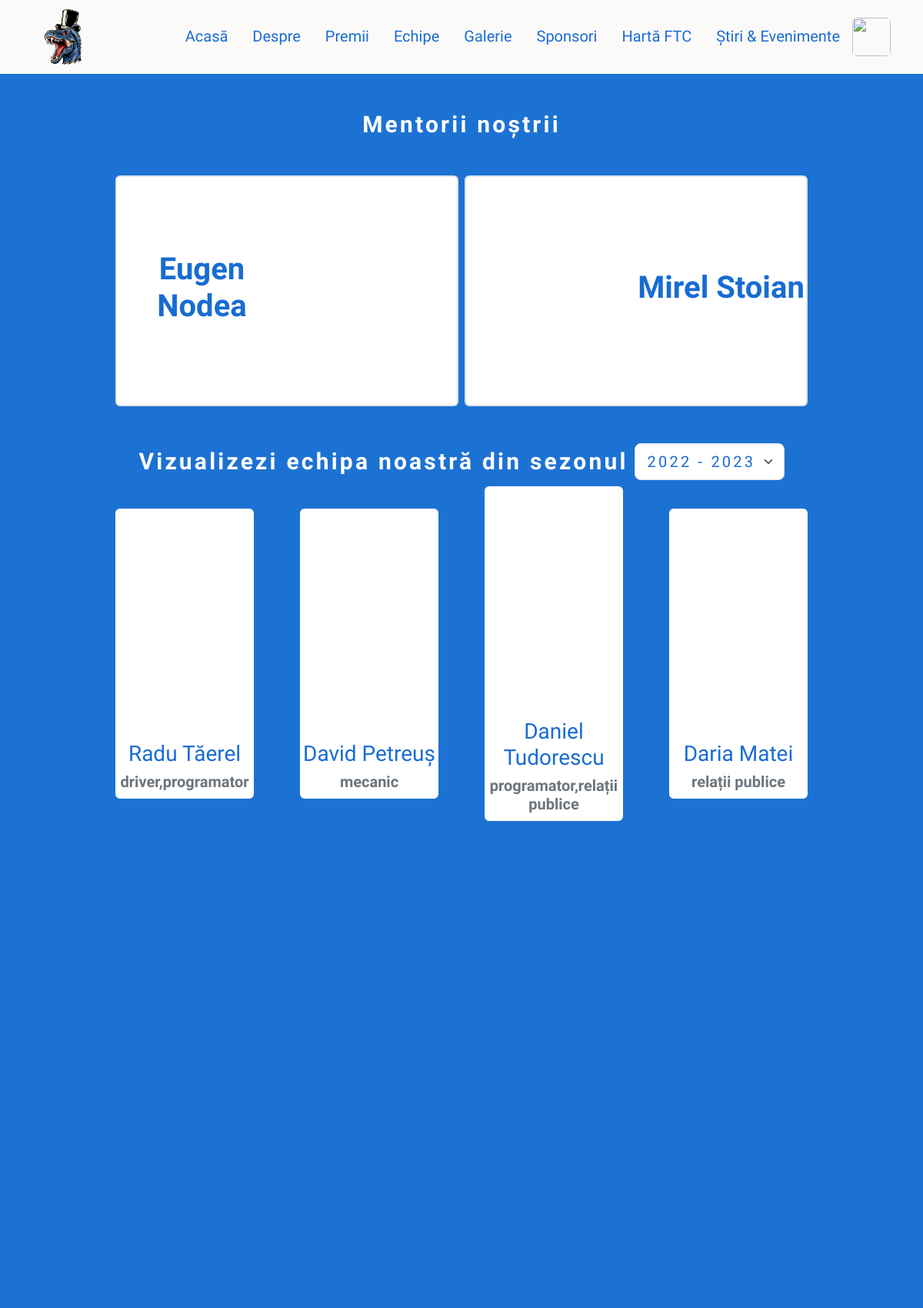
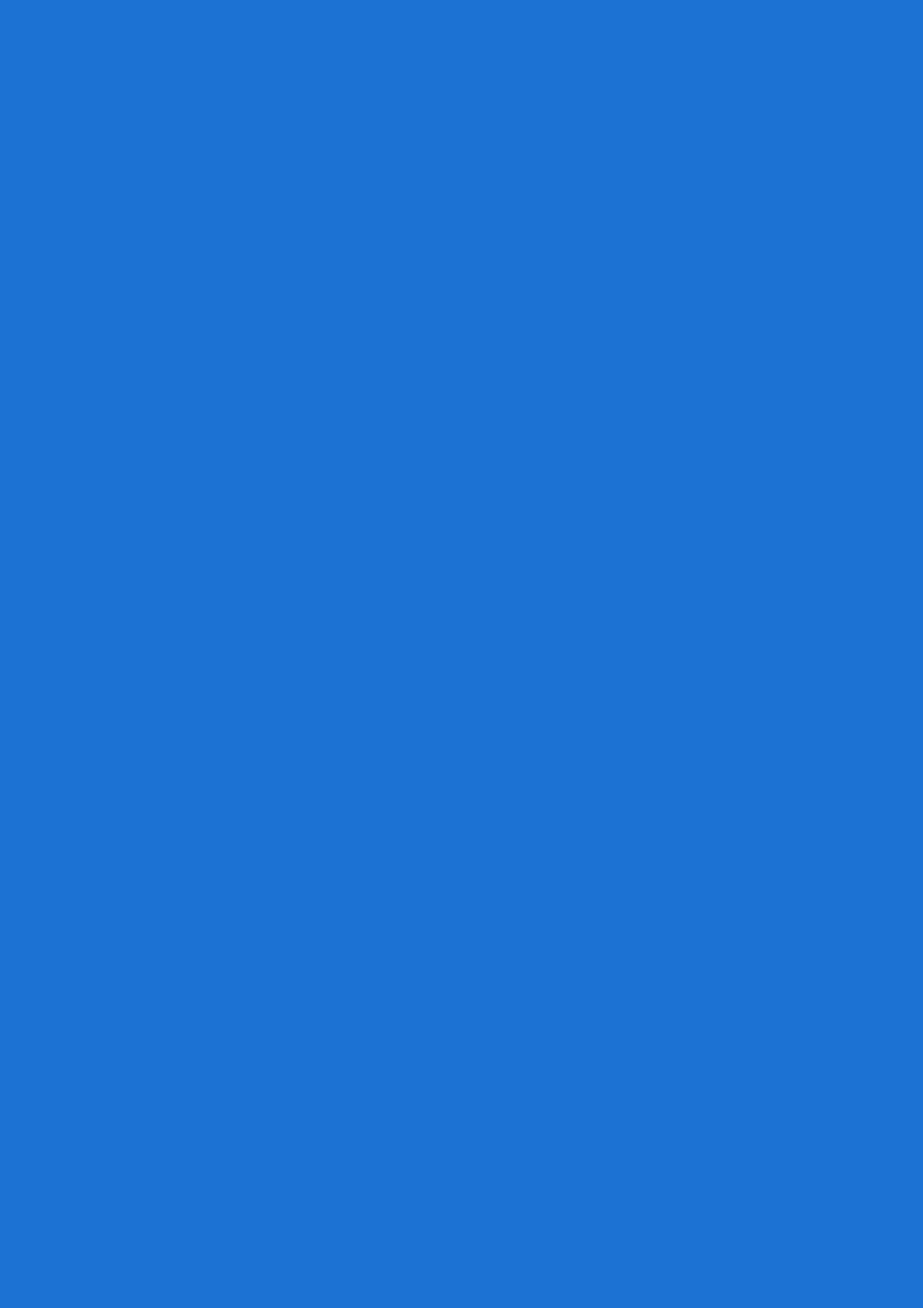
The app's page /team/2023 (upper part) with its own data (2 pictures, top to bottom).
### tables this page shows
CREATE TABLE `members` (
  `id` int(11) NOT NULL,
  `nume` varchar(250) NOT NULL,
  `rol` text NOT NULL,
  `poza` varchar(500) NOT NULL,
  `an` set('2019','2020','2021','2022','2023','2024') NOT NULL,
  `imp` text NOT NULL
);

### teams.php (the view, shortened to what this page needs)
<?php
    $db['mentenanta'] = true;
    $db['table'] = "members";
    $conn = mysqli_connect($db['server'], $db['user'], $db['password'], $db['name']);
    $router['lang'] = $l = (isset($_COOKIE['language'])) ? $_COOKIE['language'] : 1;
    $years_of_activity = array("2019", "2020", "2021", "2022", "2023", "2024");
    $year = (isset($_GET['y']) && in_array($_GET['y'], $years_of_activity)) ? $_GET['y'] : "2023";
?>
<!DOCTYPE html>
<html lang="<?php echo ($l == 1) ? "ro" : "en"; ?>">
<head>
    <link href="/static/styles.css" rel="stylesheet">
    <link href="https://cdn.jsdelivr.net/npm/bootstrap@5.3.0/dist/css/bootstrap.min.css" rel="stylesheet">
</head>
<body class="tb-background overflow-x-hidden">
    <section class="tb-hero overflow-hidden">
        <?php include_once("static/pages/navbar.php"); ?>
        <h1 class="text-unbounded text-center text-white mt-5"><?php echo ($l == 1) ? "Mentorii noștrii" : "Our mentors"; ?></h1>
        <div class="d-flex w-75 w-sm-100 m-auto gap-2 mt-5 fl-cont" id="Second">
            <div class="w-50 w-md-100 bg-white d-flex align-items-center justify-content-end border border-2 rounded fl-cont fil" style="min-height: 300px;">
                <div class="w-50 text-center">
                    <h1 class="text-blue fw-bold">Eugen Nodea</h1>
                </div>
                <div class="w-50 w-md-100 h-300" style="background-image: url('/static/member-photos/nodea.webp'); background-size: cover; background-position: center; min-height: 100%;"></div>
            </div>
            <div class="w-50 w-md-100 bg-white d-flex align-items-center justify-content-start border border-2 rounded fl-cont fir" style="min-height: 300px;">
                <div class="w-50 w-md-100 h-300" style="background-image: url('/static/member-photos/stoian.webp'); background-size: cover; background-position: center; min-height: 100%;"></div>
                <div class="w-50 text-center">
                    <h1 class="text-blue fw-bold">Mirel Stoian</h1>
                </div>
            </div>
        </div>
        <h1 class="text-unbounded text-center justify-content-center text-white mt-5 d-flex align-items-center gap-2 fl-cont"><?php echo ($l == 1) ? "Vizualizezi echipa noastră din sezonul" : "You are viewing our team from season"; ?>
        <select class="form-select form-select-lg text-unbounded text-blue w-sm-100" style="width: auto;" id="year">
                <option class="text-unbounded" value="2023" <?php if ($year == '2023') echo "selected"; ?>>2022 - 2023</option>
        </select></h1>
        <div class="w-75 w-sm-100 m-auto d-flex justify-content-between align-items-center gap-3 flex-wrap fl-cont" id="Thrid">
            <?php
                $contor = 0;
                $members = mysqli_query($conn, "SELECT * FROM `" . $db['table'] . "` WHERE `an` LIKE '%" . $year . "%' ORDER BY `nume`");
                $members_array = array();
                $roles = array(
                    'marketing' => 'marketing',
                    'mechanic' => 'mecanic',
                    'programmer' => 'programator',
                    'public relations' => 'relații publice',
                    '3D designer' => 'designer 3D',
                    'CAD' => 'proiectare 3D',
                    'outreach' => 'outreach',
                    'driver' => 'driver',
                    'mascot' => 'mascotă'
                );
                while ($cont = mysqli_fetch_assoc($members)) {
                    $member_object = new Member();
                    $nume = $cont['nume'];
                    $rolesArray = explode(",", $cont['rol']);
                    $rol = ($l == 1) ? implode(",", array_map(function($term) use ($roles) {
                        return isset($roles[$term]) ? $roles[$term] : $term;
                    }, $rolesArray)) : $cont['rol'];
                    $poza = $cont['poza'];
                    $imp = explode(",", $cont['imp']);
                    foreach ($imp as $key => $value) {
                        $imp[2019 + $key] = $value;
                    }
                    $an = $cont['an'];
                    $member_object->nume = $nume;
                    $member_object->rol = $rol;
                    $member_object->poza = str_replace("&#226;", "â", str_replace("&#351;", "ș", str_replace("&#350;", "Ș", str_replace("&#355;", "ț", $poza))));
                    $member_object->imp = $imp[$year];
                    $member_object->an = $an;
                    array_push($members_array, $member_object);
                }
                usort($members_array, function ($a, $b) {
                    if ($a->imp == $b->imp)
                        return 0;
                    elseif ($a->imp > $b->imp)
                        return -1;
                    else
                        return 1;
                });
                foreach ($members_array as $member) {
                    $contor = $contor + 1;
            ?>
            <div class="w-20 w-sm-100 d-flex flex-column rounded border border-2 border-white bg-white <?php
                $elementsPerRow = 4;
                if ($contor % $elementsPerRow == 1) echo "fil";
                else if ($contor % $elementsPerRow == 0) echo "fir";
                else echo "fib";
            ?>" style="min-height: 45vh;" id="Third<? echo $contor; ?>">
                <div style="background-image: url('<?php echo $member->poza; ?>'); background-size: cover; background-position: center; min-height: 300px; aspect-ratio: 1:1 !important;" id="<?php echo $member->nume; ?> "></div>
                <h3 class="text-center text-blue"><?php if ($member->nume == "Andrei Fr&#238;ntu") echo "<a href='https://codulluiandrei.ro/' style='color: #8282ff; text-decoration: none;'>" . $member->nume . "</a>"; else echo $member->nume; ?></h3>
                <h5 class="text-center text-secondary fw-bold"><?php echo $member->rol; ?></h5>
            </div>
            <?php
                }
            ?>
        </div>
    </section>
</body>
</html>

### static/pages/navbar.php (shortened to what this page needs)
<nav class="navbar navbar-expand-lg navbar-light" style="background: #fcfaf9ff !important; z-index: 999;">
    <div class="container">
        <div class="d-flex align-items-center fit">
            <img alt="" src="/static/logo/logo-v2-2024.png" width="80px">
        </div>
        <div class="offcanvas offcanvas-top h-100 bg-transparent" style="width: 100vw;" tabindex="-1" id="offcanvas_navbar">
            <div class="offcanvas-body d-flex justify-cotent-center align-items-center bg-dark-transparent">
                <ul class="navbar-nav justify-content-end text-center w-100 flex-grow-1 fs-5">
                    <li class="nav-item rounded fit"><a class="nav-link text-md-white text-md-lg" href="/"><?php echo ($l == 1) ? "Acasă" : "Home"; ?></a></li>
                    <li class="nav-item rounded fit"><a class="nav-link text-md-white text-md-lg" href="/about/"><?php echo ($l == 1) ? "Despre" : "About"; ?></a></li>
                    <li class="nav-item rounded fit"><a class="nav-link text-md-white text-md-lg" href="/awards/2023"><?php echo ($l == 1) ? "Premii" : "Awards"; ?></a></li>
                    <li class="nav-item rounded fit"><a class="nav-link text-md-white text-md-lg" href="/team/2024"><?php echo ($l == 1) ? "Echipe" : "Teams"; ?></a></li>
                    <li class="nav-item rounded fit"><a class="nav-link text-md-white text-md-lg" href="/gallery/"><?php echo ($l == 1) ? "Galerie" : "Gallery"; ?></a></li>
                    <li class="nav-item rounded fit"><a class="nav-link text-md-white text-md-lg" href="/sponsors/2023"><?php echo ($l == 1) ? "Sponsori" : "Sponsors"; ?></a></li>
                    <li class="nav-item rounded fit"><a class="nav-link text-md-white text-md-lg" href="/map/"><?php echo ($l == 1) ? "Hartă FTC" : "FTC Map"; ?></a></li>
                    <li class="nav-item rounded fit"><a class="nav-link text-md-white text-md-lg" href="/news/"><?php echo ($l == 1) ? "Știri & Evenimente" : "News & Events"; ?></a></li>
                    <li class="rounded fit"><img src="<?php echo ($l == 1) ? "/static/icons/icons8-great-britain.png" : "/static/icons/icons8-romania.png"; ?>" id="swapLanguage" onclick="swapLanguage()" style="width: 50px; height: 50px; cursor: pointer;" class="rounded"></li>
                </ul>
            </div>
        </div>
    </div>
</nav>

### static/styles.css (style rules this page uses)
:root { --night: #141516ff; --celtic-blue: #1c72d3ff; --celtic-blue-2: #186cd3ff; --royal-blue-web-color: #4b6ddaff; --saffron: #e6be3cff; --xanthous: #eeb225ff; --seasalt: #fcfaf9ff; }
* { font-family: 'K2D', sans-serif; font-weight: 500; }
.text-unbounded { font-family: 'Unbounded', cursive; font-weight: 600; letter-spacing: .2rem; font-size: 30px; }
.text-blue { color: var(--celtic-blue-2) !important; }
.nav-link { color: var(--celtic-blue-2) !important; }
.tb-background { background: var(--celtic-blue); }
.nav-item { border: 1px solid transparent; padding-left: 7px; padding-right: 7px; transition: .3s; }
.tb-hero { width: 100%; min-height: 100vh; }
select > option { background-color: #FFF; color: var(--celtic-blue); }
.w-20 { width: 20%; }
.fit { visibility: hidden; }
.fib { visibility: hidden; }
.fil { visibility: hidden; }
.fir { visibility: hidden; }
.fade-in-left, .fade-in-right, .fade-in-top, .fade-in-bottom { position: relative; }
.fade-in-left { animation: fil 0.4s; }
.fade-in-right { animation: fir 0.4s; }
.fade-in-top { animation: fit 0.4s; }
.fade-in-bottom { animation: fib 0.4s; }

### static/pages/footer.php (style rules this page uses)
img { max-width:none }

### records on screen
members: nume "Radu Tăerel", rol "driver,programator"
members: nume "David Petreuş", rol "mecanic"
members: nume "Daniel Tudorescu", rol "programator,relații publice"
members: nume "Daria Matei", rol "relații publice"
